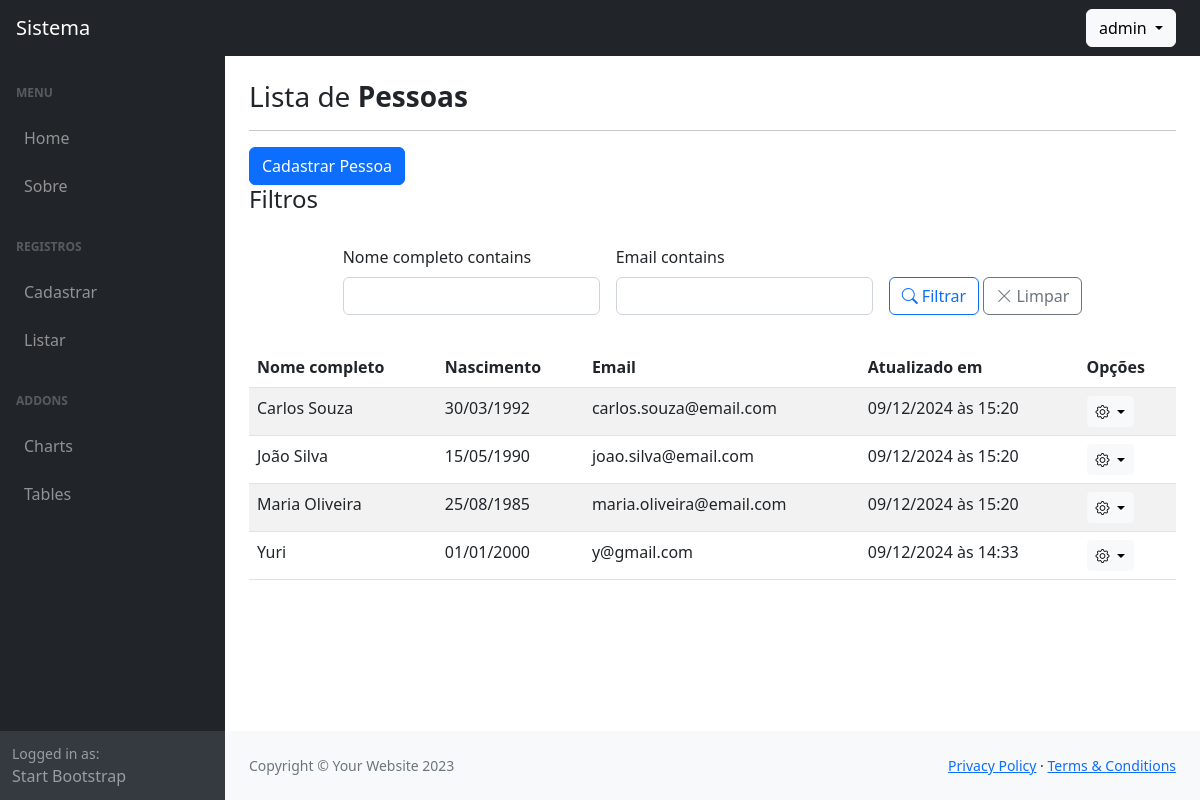
The app's page /listar/pessoas/ (signed in) with its own data.
### usuarios/models.py (models this page shows)
class CustomUser(AbstractUser):
    bio = models.TextField(blank=True)
    birth_date = models.DateField(null=True, blank=True)
    def __str__(self):
        return self.username

### cadastros/models.py (models this page shows, shortened)
class Pessoa(models.Model):
    nome_completo = models.CharField(max_length=150)
    nascimento = models.DateField(default=datetime.date(2000, 1, 1), verbose_name="data de nascimento")
    email = models.EmailField(max_length=120, blank=True, null=True)
    cargo = models.CharField(max_length=255, blank=True, null=True)
    cadastrado_em = models.DateTimeField(auto_now_add=True)
    atualizado_em = models.DateTimeField(auto_now=True)
    cidade = models.ForeignKey(Cidade, on_delete=models.PROTECT)
    user = models.ForeignKey(settings.AUTH_USER_MODEL, on_delete=models.CASCADE)
    class Meta:
        ordering = ["nome_completo"]

### cadastros/views.py (the view)
# urls.py: path('listar/pessoas/', PessoaList.as_view(), name='listar-pessoas'),
class PessoaList(GroupRequiredMixin, LoginRequiredMixin, FilterView):
    model = Pessoa
    template_name = 'cadastros/list/pessoa.html'
    group_required = ["Administrador", "Editor"]
    paginate_by = 50
    filterset_class = PessoaFilter
    def get_queryset(self):
        if self.request.user.groups.filter(name="Administrador").exists():
            return super().get_queryset()
        return super().get_queryset().filter(user=self.request.user)

### cadastros/templates/cadastros/list/pessoa.html (shortened to what this page needs)
    {% extends "paginas/modelo.html" %}
    {% load static %}
    {% block conteudo %}
    <h3>
        Lista de <b>Pessoas</b>
    </h3>
    <hr>
    <a href="{% url 'cadastrar-pessoa' %}" class="btn btn-primary">
        Cadastrar Pessoa
    </a>
        {% load crispy_forms_tags %}
    {% include 'cadastros/list/filters_form.html' %}
        <table id="table-lista" class="table table-striped">
            <thead>
                <th>Nome completo</th>
                <th>Nascimento</th>
                <th>Email</th>
                <th>Atualizado em</th>
                <th>Opções</th>
            </thead>
            <tbody>
                {% for object in object_list %}
                    <tr>
                        <td>{{ object.nome_completo }}</td>
                        <td>{{ object.nascimento|date:"d/m/Y" }}</td>
                        <td>{{ object.email }}</td>
                        <td>{{ object.atualizado_em|date:"d/m/Y \à\s H:i" }}</td>
                        <td>
                            <div class="dropdown">
                                <button class="btn btn-light btn-sm dropdown-toggle" type="button" data-bs-toggle="dropdown" aria-expanded="false">
                                    <i class="bi bi-gear"></i>
                                </button>
                            </div>
                        </td>
                    </tr>
                {% empty %}
                    <tr>
                        <td colspan="5">Nenhum registro encontrado.</td>
                    </tr>
                {% endfor %}
            </tbody>
        </table>
    {% endblock %}
    {% block scripts %}
    <link href="https://cdn.datatables.net/v/bs5/dt-2.1.8/datatables.min.css" rel="stylesheet">
    {% endblock scripts %}

### paginas/templates/paginas/modelo.html (shortened to what this page needs)
{% load static %}
<!DOCTYPE html>
<html lang="pt-br">
<head>
    <link href="https://cdn.jsdelivr.net/npm/simple-datatables@7.1.2/dist/style.min.css" rel="stylesheet" />
    <link href="{% static 'css/styles.css' %}" rel="stylesheet" />
    <link rel="stylesheet" href="https://cdn.jsdelivr.net/npm/bootstrap-icons@1.11.3/font/bootstrap-icons.min.css">
</head>
<body class="sb-nav-fixed">
    {% block menu_superior %}
    <nav class="sb-topnav navbar navbar-expand navbar-dark bg-dark">
        <a class="navbar-brand ps-3" href="{% url 'index' %}">Sistema</a>
        <button class="btn btn-link btn-sm order-1 order-lg-0 me-4 me-lg-0" id="sidebarToggle" href="#!"></button>
        {% if request.user.is_authenticated %}
        <ul class="navbar-nav ms-auto me-md-0 me-3 me-lg-4">
            <li class="nav-item dropdown">
                <a class="btn btn-light dropdown-toggle" id="navbarDropdown" href="#" role="button"
                    data-bs-toggle="dropdown" aria-expanded="false">
                    {{ request.user }}
                </a>
            </li>
        </ul>
        {% else %}
        <a href="{% url 'login' %}" class="btn btn-light ms-auto me-3">
            Entrar
        </a>
        {% endif %}
    </nav>
    {% endblock %}
    <div id="layoutSidenav">
        {% block menu_lateral %}
        <div id="layoutSidenav_nav">
            <nav class="sb-sidenav accordion sb-sidenav-dark" id="sidenavAccordion">
                <div class="sb-sidenav-menu">
                    <div class="nav">
                        <div class="sb-sidenav-menu-heading">Menu</div>
                        <a class="nav-link" href="{% url 'index' %}">
                            Home
                        </a>
                        <a class="nav-link" href="{% url 'sobre' %}">
                            Sobre
                        </a>
                        {% if request.user.is_authenticated %}
                        <div class="sb-sidenav-menu-heading">Registros</div>
                        <a class="nav-link collapsed" href="#" data-bs-toggle="collapse"
                            data-bs-target="#collapseCadastrar" aria-expanded="false" aria-controls="collapseLayouts">
                            Cadastrar
                        </a>
                        <a class="nav-link collapsed" href="#" data-bs-toggle="collapse"
                            data-bs-target="#collapseListar" aria-expanded="false" aria-controls="collapseLayouts">
                            Listar
                        </a>
                        {% endif %}
                        <div class="sb-sidenav-menu-heading">Addons</div>
                        <a class="nav-link" href="charts.html">
                            Charts
                        </a>
                        <a class="nav-link" href="tables.html">
                            Tables
                        </a>
                    </div>
                </div>
                <div class="sb-sidenav-footer">
                    <div class="small">Logged in as:</div>
                    Start Bootstrap
                </div>
            </nav>
        </div>
        {% endblock %}
        <div id="layoutSidenav_content">
            <main>
                <div class="container-fluid px-4">
                    <br>
                    {% block conteudo %}{% endblock %}
                </div>
            </main>
            {% block rodape %}
            <footer class="py-4 bg-light mt-auto">
                <div class="container-fluid px-4">
                    <div class="d-flex align-items-center justify-content-between small">
                        <div class="text-muted">Copyright &copy; Your Website 2023</div>
                        <div>
                            <a href="#">Privacy Policy</a>
                            &middot;
                            <a href="#">Terms &amp; Conditions</a>
                        </div>
                    </div>
                </div>
            </footer>
            {% endblock %}
        </div>
    </div>
    {% block scripts %}
    {% endblock %}
</body>
</html>

### cadastros/templates/cadastros/list/filters_form.html (style rules this page uses)
form.row div[id*="div_id"] { flex: 0 0 auto; width: auto; }

### records on screen
CustomUser: user "admin"
Pessoa: nome_completo "Carlos Souza", nascimento "30/03/1992", email "carlos.souza@email.com", atualizado_em "09/12/2024 às 15:20"
Pessoa: nome_completo "João Silva", nascimento "15/05/1990", email "joao.silva@email.com", atualizado_em "09/12/2024 às 15:20"
Pessoa: nome_completo "Maria Oliveira", nascimento "25/08/1985", email "maria.oliveira@email.com", atualizado_em "09/12/2024 às 15:20"
Pessoa: nome_completo "Yuri", nascimento "01/01/2000", email "y@gmail.com", atualizado_em "09/12/2024 às 14:33"
